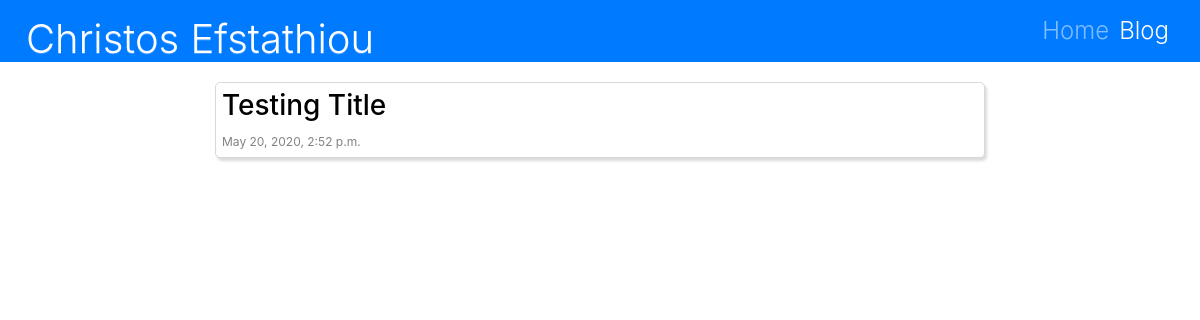
The page /blog/ on the database as committed earlier.
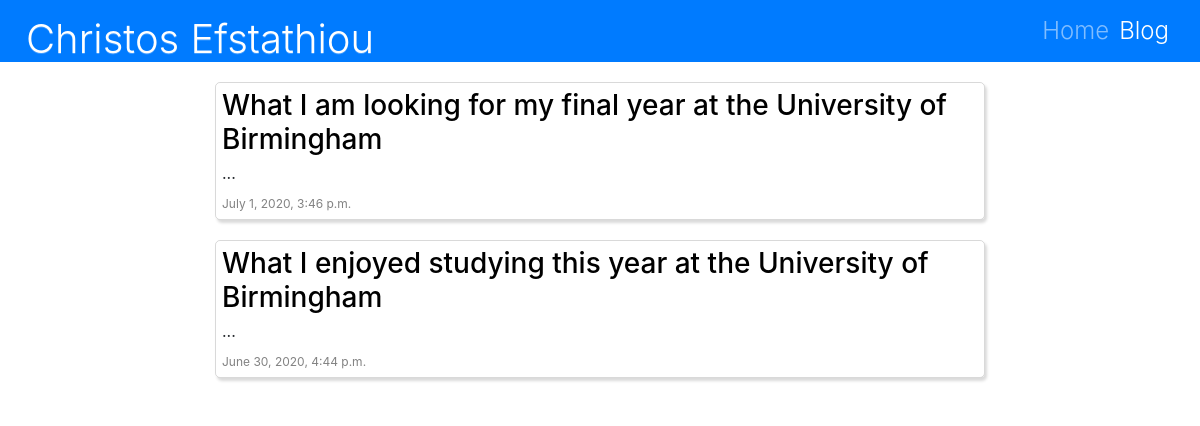
The same page on the database as committed later.
### blog/models.py (models this page shows, shortened)
class Post(models.Model):
    title = models.CharField(max_length=200)
    text = models.TextField(default="<p class='post-text'> </p>")
    created_date = models.DateTimeField(default=timezone.now)
    published_date = models.DateTimeField(blank=True, null=True)
    def formatted_markdown(self):
        return markdownify(self.text)

### blog/views.py (the view)
# urls.py: path('', views.post_list, name='post_list'),
def post_list(request):
    posts = Post.objects.filter(published_date__lte=timezone.now()).order_by('-created_date')
    return render(request, 'blog/post_list.html', {'posts': posts})

### blog/templates/blog/post_list.html (shortened to what this page needs)
{% extends 'blog/blog_base.html' %}
{% load static %}
{% block content %}
    {% for post in posts %}
            <div onclick="location.href='{% url 'post_detail' pk=post.pk %}'" class="post post-hover">
                <h2><a href="{% url 'post_detail' pk=post.pk %}">{{ post.title }}</a></h2>
                <p class="post-text">
                    {{ post.formatted_markdown|safe|slice:":500" }}{% if post.text|length > 500 %}...{% endif %}
                </p>
                <div class="post-date">
                    {{ post.published_date }}
                </div>
            </div>
    {% endfor %}
{% endblock %}

### blog/templates/blog/blog_base.html (shortened to what this page needs)
{% extends 'base.html' %}
{% load static %}
{% block my_css %}
    <link rel="stylesheet" href="{% static 'blog/css/blog.css' %}">
{% endblock %}
{% block navbar%}
    <a class="nav-item nav-link" href="/">Home</a>
    <a class="nav-item nav-link active" href="/blog">Blog</a>
{% endblock %}

### templates/base.html (shortened to what this page needs)
{% load static %}
<html>
<head>
    <link rel="stylesheet" href="//maxcdn.bootstrapcdn.com/bootstrap/3.2.0/css/bootstrap.min.css">
    <link rel="stylesheet" href="//maxcdn.bootstrapcdn.com/bootstrap/3.2.0/css/bootstrap-theme.min.css">
    <link rel="stylesheet" href="//maxcdn.bootstrapcdn.com/bootstrap/4.5.0/css/bootstrap.min.css">
    <link rel="stylesheet" href="https://cdnjs.cloudflare.com/ajax/libs/font-awesome/4.7.0/css/font-awesome.min.css">
    <link rel="stylesheet" href="{% static 'css/base.css' %}">
    {% block my_css %}
    {% endblock %}
</head>
<body class= "div-scrollspy" data-spy="scroll" data-target="#scrollspy" data-offset="5">
    <nav class="navbar navbar-expand-sm bg-primary navbar-dark ">
        <a href="/" class="navbar-brand display-4">Christos Efstathiou</a>
        <div class="collapse navbar-collapse" id="navbarNavAltMarkup">
            <div class="navbar-nav display-4 ml-auto" style="text-align: right;">
                {% block navbar%}
                {% endblock %}
            </div>
        </div>
    </nav>
    <div class="container-fluid">
        <div class="row">
            <div class="col-sm-2 d-none d-md-block"></div>
            <div class="middle-container col-sm-8">
                {% block content %}
                {% endblock %}
            </div>
            <div class="scrollspy-container col-sm-2 d-none d-md-block">
            </div>
        </div>
    </div>
</body>
</html>

### static/css/base.css (style rules this page uses)
.navbar { border-radius: 0px; }
.nav-link { font-size: 24px; }
.navbar-brand { font-size: 4em; }
.navbar-nav a { padding: 0; margin: 0; vertical-align: bottom; }
.navbar { margin-bottom: 0px; }

### blog/static/blog/css/blog.css (style rules this page uses)
.post { box-shadow: 2px 3px 3px rgba(0, 0, 0, 0.15); border: solid 1px rgba(0, 0, 0, 0.15); border-radius: 5px; padding: 6px; margin-bottom: 20px; margin-top: 20px; cursor: pointer; transition: box-shadow 0.2s ease-in-out; }
.post-text { font-size: 16px; }
.post-date { color: #828282; text-align: left; font-size: 12px; }
.post h2 a, .post h2, h2 { font-size: 28px; color: black; }

Rows that differ between the two databases and show on the page:
removed Post: title "Testing Title", published_date "May 20, 2020, 2:52 p.m."
added Post: title "What I am looking for my final year at the University of Birmingham", published_date "July 1, 2020, 3:46 p.m."
added Post: title "What I enjoyed studying this year at the University of Birmingham", published_date "June 30, 2020, 4:44 p.m."
